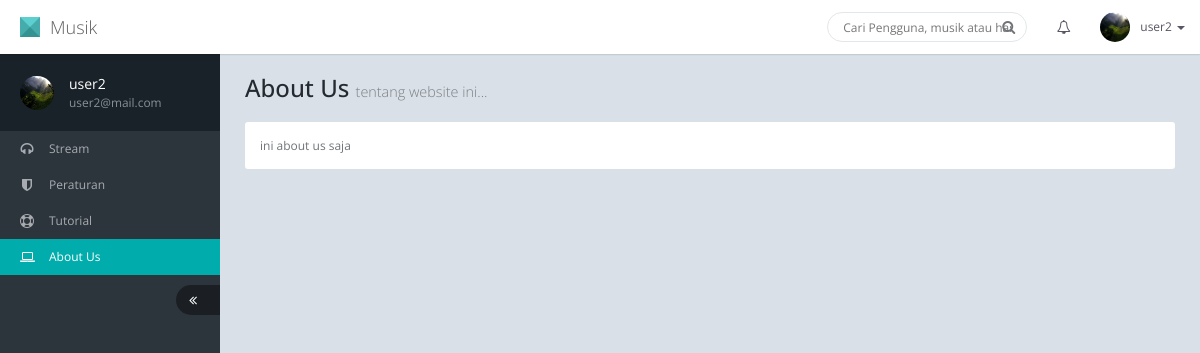
Screenshot of /?menu=aboutus (signed in) with the database file from the repository.
### tables this page shows
CREATE TABLE IF NOT EXISTS `user` (
  `email` varchar(50) NOT NULL,
  `password` varchar(50) NOT NULL,
  `nama` varchar(50) NOT NULL,
  `foto` varchar(255) NOT NULL,
  `akses` varchar(5) NOT NULL,
  PRIMARY KEY (`email`)
);

CREATE TABLE IF NOT EXISTS `konten` (
  `konten_id` int(11) NOT NULL AUTO_INCREMENT,
  `isi` text NOT NULL,
  PRIMARY KEY (`konten_id`)
);

### index.php (the view, shortened to what this page needs)
<!DOCTYPE html>
<html lang="en">
<head>
	<link href="assets/plugins/jquery-ui-1.10.4/themes/base/minified/jquery-ui.min.css" rel="stylesheet" />
	<link href="assets/plugins/bootstrap-3.2.0/css/bootstrap.min.css" rel="stylesheet" />
	<link href="assets/plugins/font-awesome-4.1.0/css/font-awesome.min.css" rel="stylesheet" />
	<link href="assets/css/animate.min.css" rel="stylesheet" />
	<link href="assets/css/style.min.css" rel="stylesheet" />
	<link href="assets/css/style-responsive.min.css" rel="stylesheet" />
	<link href="assets/css/theme/default.css" rel="stylesheet" id="theme" />
	<link href='assets/css/jquery.mentions.css' rel='stylesheet' type='text/css'>
	<link href="assets/plugins/jquery-jvectormap/jquery-jvectormap-1.2.2.css" rel="stylesheet" />
	<link href="assets/plugins/bootstrap-datepicker/css/datepicker.css" rel="stylesheet" />
	<link href="assets/plugins/bootstrap-datepicker/css/datepicker3.css" rel="stylesheet" />
    <link href="assets/plugins/gritter/css/jquery.gritter.css" rel="stylesheet" />
	<link href="assets/plugins/bootstrap-wysihtml5/src/bootstrap-wysihtml5.css" rel="stylesheet" />
</head>
<body>
	<div id="page-container" class="fade page-sidebar-fixed page-header-fixed">
		<div id="header" class="header navbar navbar-default navbar-fixed-top">
			<div class="container-fluid">
				<div class="navbar-header">
					<a href="?" class="navbar-brand"><span class="navbar-logo"></span> Musik</a>
				</div>
				<ul class="nav navbar-nav navbar-right">
					<li>
						<form class="navbar-form full-width" method="get">
							<div class="form-group">
								<input type="text" name="q" class="form-control" placeholder="Cari Pengguna, musik atau hashtag" />
								<button type="submit" class="btn btn-search"><i class="fa fa-search"></i></button>
							</div>
						</form>
					</li>
					<?php
					if(isset($_SESSION['login'])){
						$q=mysql_query("select * from user where email='$_SESSION[login]'");
						$h=mysql_fetch_array($q);
					?>
					<li class="dropdown">
						<a href="javascript:;" data-toggle="dropdown" class="dropdown-toggle f-s-14">
							<i class="fa fa-bell-o"></i>
						</a>
					</li>
					<li class="dropdown navbar-user">
						<a href="javascript:;" class="dropdown-toggle" data-toggle="dropdown">
							<img src="<?php echo $h['foto']; ?>" alt="" />
							<span class="hidden-xs"><?php echo $h['nama']; ?></span> <b class="caret"></b>
						</a>
					</li>
					<?php
					}
					?>
				</ul>
			</div>
		</div>
		<?php include 'sidebar.php'; ?>
		<div id="content" class="content">
			<?php
			if(isset($_GET['menu'])){
				if($_GET['menu']=='peraturan'){
					include 'peraturan.php';
				}else if($_GET['menu']=='tutorial'){
					include 'tutorial.php';
				}else if($_GET['menu']=='aboutus'){
					include 'aboutus.php';
				}else if($_GET['menu']=='profil'){
					include 'profil.php';
				}else if($_GET['menu']=='cari'){
					include 'cari.php';
				}else if($_GET['menu']=='follow'){
					mysql_query("insert into follow values(null,'$_SESSION[login]','$_GET[id]')");
					?><script>location.href='?';</script><?php
				}else if($_GET['menu']=='unfollow'){
					mysql_query("delete from follow where user='$_SESSION[login]' and target='$_GET[id]'");
					?><script>location.href='?';</script><?php
				}else if($_GET['menu']=='track'){
					include 'track.php';
				}else if($_GET['menu']=='notif'){
					include 'notif.php';
				}else if($_GET['menu']=='following'){
					include 'following.php';
				}else if($_GET['menu']=='follower'){
					include 'follower.php';
				}else{
					include 'stream.php';
				}
			}else{
				include 'stream.php';
			}
			?>
		</div>
	</div>
</body>
</html>

### sidebar.php (shortened to what this page needs)
<div id="sidebar" class="sidebar">
	<div data-scrollbar="true" data-height="100%">
		<ul class="nav">
			<?php
			if(isset($_SESSION['login'])){
				$q=mysql_query("select * from user where email='$_SESSION[login]'");
				$h=mysql_fetch_array($q);
			?>
			<li class="nav-profile">
				<div class="image">
					<a href="javascript:;"><img src="<?php echo $h['foto']; ?>" alt="" /></a>
				</div>
				<div class="info">
					<?php echo $h['nama']; ?>
					<small><?php echo $h['email']; ?></small>
				</div>
			</li>
			<?php
			}
			?>
		</ul>
		<ul class="nav">
			<li class="<?php echo (!isset($_GET['menu']))?'active':''; ?>">
				<a href="?"><i class="fa fa-headphones"></i> <span>Stream</span></a>
			</li>
			<li class="<?php echo ($_GET['menu']=='peraturan')?'active':''; ?>">
				<a href="?menu=peraturan"><i class="fa fa-shield"></i> <span>Peraturan</span></a>
			</li>
			<li class="<?php echo ($_GET['menu']=='tutorial')?'active':''; ?>">
				<a href="?menu=tutorial"><i class="fa fa-life-ring"></i> <span>Tutorial</span></a>
			</li>
			<li class="<?php echo ($_GET['menu']=='aboutus')?'active':''; ?>">
				<a href="?menu=aboutus"><i class="fa fa-laptop"></i> <span>About Us</span></a>
			</li>
			<li><a href="javascript:;" class="sidebar-minify-btn" data-click="sidebar-minify"><i class="fa fa-angle-double-left"></i></a></li>
		</ul>
	</div>
</div>

### aboutus.php (shortened to what this page needs)
	?><script>location.href='<?php echo $_SERVER['REQUEST_URI']; ?>';</script><?php
$q=mysql_query("select * from konten where konten_id=3");
$h=mysql_fetch_array($q);
if($_SESSION['akses']=='admin'){
?>
<h1 class="page-header">About Us <small>tentang website ini...</small></h1>
<div class="row">
	<div class="col-md-12">
		<div class="panel panel-inverse">
			<div class="panel-heading">
				<h4 class="panel-title">Edit About Us</h4>
			</div>
			<div class="panel-body panel-form">
				<form name="wysihtml5" method="POST">
					<textarea class="textarea form-control" name="isi" id="wysihtml5" placeholder="Tulis disini ..." rows="12"><?php echo $h['isi']; ?></textarea>
			</div>
			<div class="panel-footer">
					<div class="input-group">
						<span class="input-group-btn">
							<button class="btn btn-primary" type="submit" name="updateabout"><i class="fa fa-check"></i> Simpan Perubahan</button>
						</span>
					</div>
				</form>
			</div>
		</div>
	</div>
</div>
<?php
}else{
?>
<h1 class="page-header">About Us <small>tentang website ini...</small></h1>
<div class="row">
	<div class="col-md-12">
		<div class="panel panel-inverse">
			<div class="panel-body">
				<?php echo $h['isi']; ?>
			</div>
		</div>
	</div>
</div>
<?php
}
?>

### assets/css/theme/default.css (style rules this page uses)
.navbar-logo, .coming-soon .brand .logo, .login .login-header .brand .logo { border-color: #4DCACA #31A3A3 #1D8888; }
.navbar.navbar-inverse .navbar-brand, .sidebar .nav > li.active > a, .sidebar .nav > li.active > a:focus, .sidebar .nav > li.active > a:hover, .page-sidebar-minified .sidebar .nav > li.has-sub.active:focus > a, .page-sidebar-minified .sidebar .nav > li.has-sub.active:hover > a, .page-sidebar-minified .sidebar .nav > li.has-sub.active > a, .label.label-theme, .btn.btn-scroll-to-top { background: #00acac; }

### rows the page displays
user: foto (picture), nama "user2", email "user2@mail.com"
konten: isi "ini about us saja"
